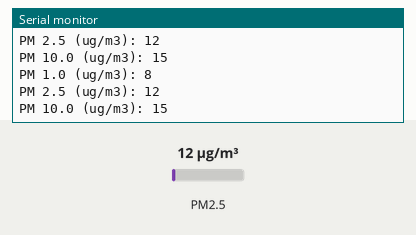
The sketch below on a simulated Arduino Uno, built with avr-gcc and run on an emulated ATmega328P. Shown: the last lines printed to the serial monitor. Inputs (shaded band) come from the test bench; at power-on: PM2.5 12 µg/m³.

Above: at 2.0 s.
2.1 s: PM2.5 set to 6 µg/m³
At 3.2 s:
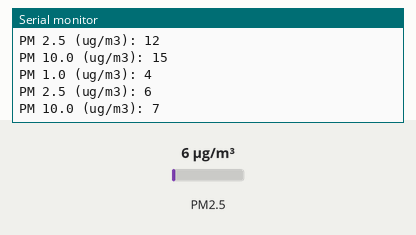
3.6 s: PM2.5 set to 75 µg/m³
At 5.4 s:
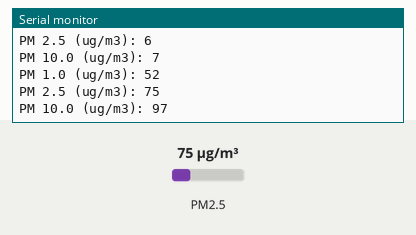
Timing chart, 0 to 6.9 s (numbered marks = the images above; inputs shaded):
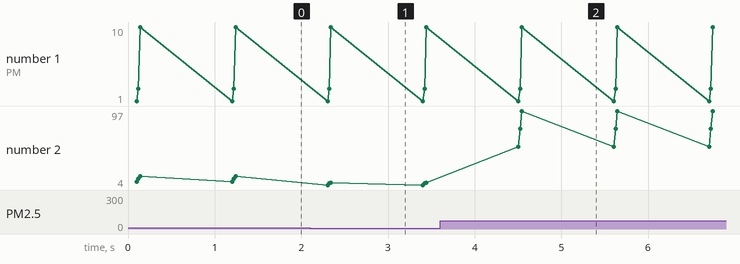

The sketch:

PMS5003.ino
```cpp
#include <SoftwareSerial.h>
#include <PMS.h>

#define pmsTx 2
#define pmsRx 3

SoftwareSerial pmsSerial(pmsTx,pmsRx);
PMS pms(pmsSerial);
PMS::DATA data;

void setup() {
  // put your setup code here, to run once:
  Serial.begin(9600);
  pmsSerial.begin(9600);
}

void loop() {
  // put your main code here, to run repeatedly:
  pms.requestRead();
  while(!pms.readUntil(data))
  {}

  Serial.print("PM 1.0 (ug/m3): ");
  Serial.println(data.PM_AE_UG_1_0);

  Serial.print("PM 2.5 (ug/m3): ");
  Serial.println(data.PM_AE_UG_2_5);

  Serial.print("PM 10.0 (ug/m3): ");
  Serial.println(data.PM_AE_UG_10_0);

  Serial.println();
  delay(1000);
}
```

Measured:
- after the input at 2.1 s, the serial monitor: prints a new line after 0.20 s (image 1)
- after the input at 3.6 s, the serial monitor: prints a new line after 0.90 s (image 2)
- plotted number 2: 15 → 7 after the input at 2.1 s, 7 → 97 after the input at 3.6 s
